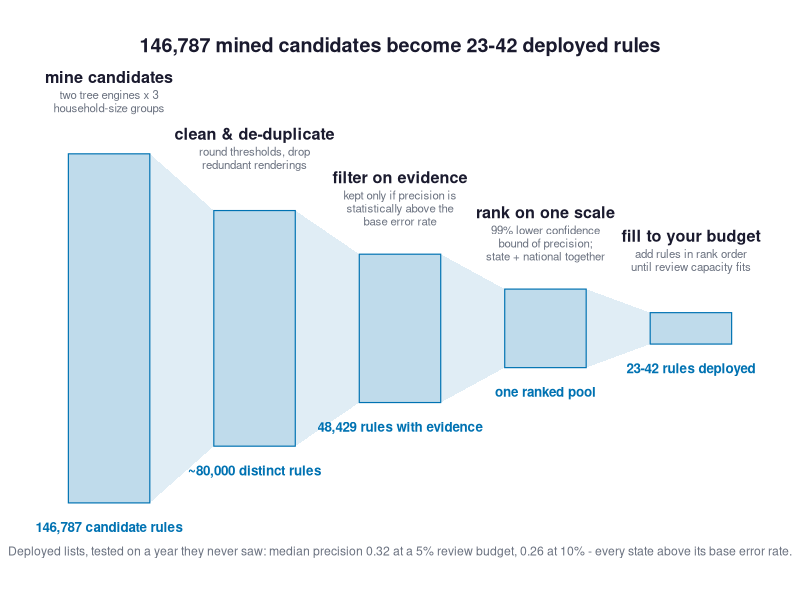
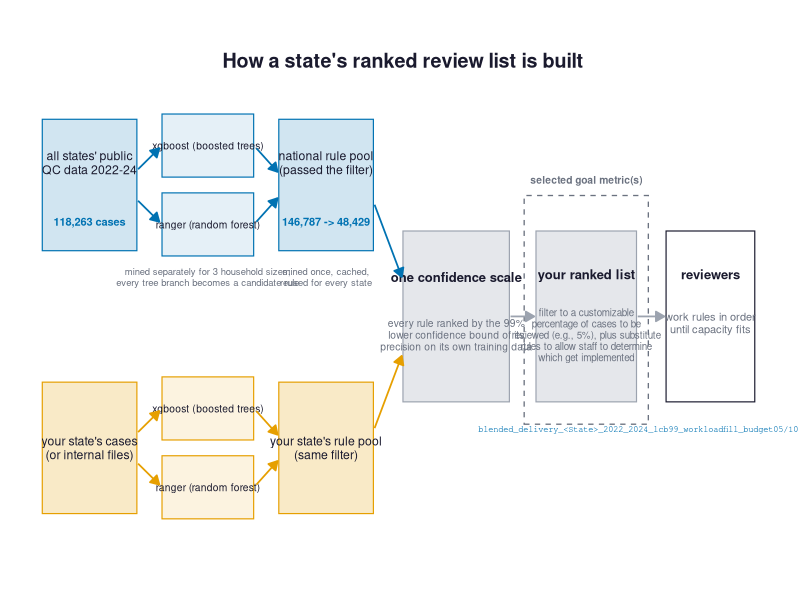
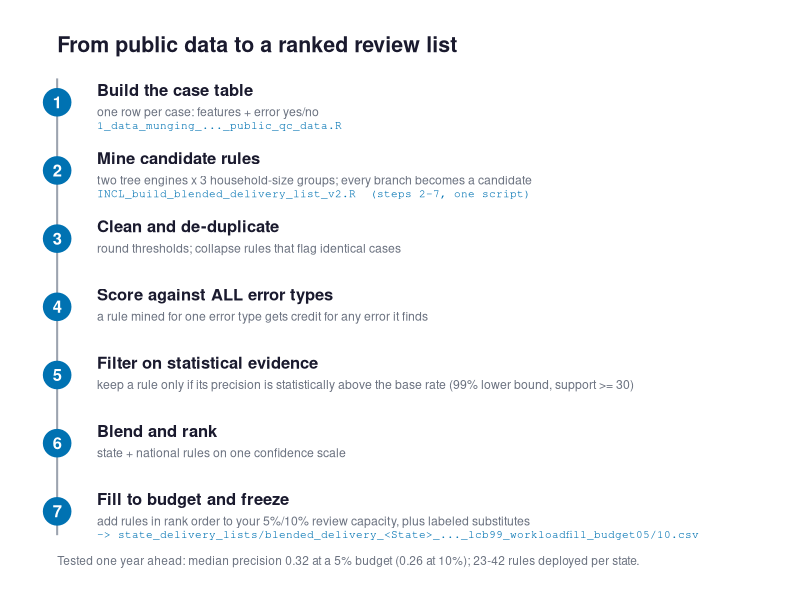

Generate these figures, in order, with R:
# Three candidate figures explaining the delivery-list pipeline, for the deck.
# Audience: state program analysts. All counts/precision figures are from the
# published any-error recipe (national 2022-24 pool; blended benchmark,
# findings 14-16).
#   A  funnel: mine everything, trust little (stage counts)
#   B  two streams: national + state pools merge on one confidence scale
#   C  recipe card: numbered steps, what you run and what you get
# Output: presentation_figures/pipeline_option_{A,B,C}.png

suppressMessages(library(ggplot2))
dir.create("presentation_figures", showWarnings = FALSE)

INK    <- "#1a1a2e"   # primary text
MUTED  <- "#6b7280"   # secondary text
BOX    <- "#e5e7eb"   # neutral structure fill
EDGE   <- "#9ca3af"
BLUE   <- "#0072B2"   # national / pipeline accent (Okabe-Ito)
ORANGE <- "#E69F00"   # the state's own data accent (Okabe-Ito)

arrowspec <- arrow(length = unit(7, "pt"), type = "closed")

## ── Option A: the funnel ──────────────────────────────────────────────────────
stages <- data.frame(
  x = 1:5,
  half = c(2.0, 1.35, 0.85, 0.45, 0.18),
  title = c("mine candidates", "clean & de-duplicate", "filter on evidence",
            "rank on one scale", "fill to your budget"),
  sub = c("two tree engines x 3\nhousehold-size groups",
          "round thresholds, drop\nredundant renderings",
          "kept only if precision is\nstatistically above the\nbase error rate",
          "99% lower confidence\nbound of precision;\nstate + national together",
          "add rules in rank order\nuntil review capacity fits"),
  n = c("146,787 candidate rules", "~80,000 distinct rules",
        "48,429 rules with evidence", "one ranked pool",
        "23-42 rules deployed")
)
polys <- do.call(rbind, lapply(1:4, function(i) data.frame(
  id = i,
  x = c(stages$x[i] + 0.28, stages$x[i + 1] - 0.28,
        stages$x[i + 1] - 0.28, stages$x[i] + 0.28),
  y = c(stages$half[i], stages$half[i + 1],
        -stages$half[i + 1], -stages$half[i])
)))
pA <- ggplot() +
  geom_polygon(data = polys, aes(x, y, group = id), fill = BLUE, alpha = 0.12) +
  geom_rect(data = stages,
            aes(xmin = x - 0.28, xmax = x + 0.28, ymin = -half, ymax = half),
            fill = BLUE, alpha = 0.25, colour = BLUE, linewidth = 0.4) +
  geom_text(data = stages, aes(x, half + 0.95, label = title),
            fontface = "bold", size = 4.1, colour = INK, vjust = 1) +
  geom_text(data = stages, aes(x, half + 0.73, label = sub),
            size = 2.9, colour = MUTED, vjust = 1, lineheight = 0.95) +
  geom_text(data = stages, aes(x, -half - 0.22, label = n),
            size = 3.4, colour = BLUE, fontface = "bold", vjust = 1) +
  annotate("text", x = 3, y = 3.25,
           label = "146,787 mined candidates become 23-42 deployed rules",
           size = 5, fontface = "bold", colour = INK) +
  annotate("text", x = 3, y = -2.55,
           label = "Deployed lists, tested on a year they never saw: median precision 0.32 at a 5% review budget, 0.26 at 10% - every state above its base error rate.",
           size = 3.1, colour = MUTED) +
  coord_cartesian(xlim = c(0.5, 5.5), ylim = c(-2.8, 3.45)) +
  theme_void()
ggsave("presentation_figures/pipeline_option_A.png", pA,
       width = 11, height = 5.4, dpi = 300, bg = "white")

## ── Option B: two streams merge ───────────────────────────────────────────────
box <- function(x, y, w, h, fill, colour = NA) {
  annotate("rect", xmin = x - w/2, xmax = x + w/2, ymin = y - h/2, ymax = y + h/2,
           fill = fill, colour = colour, linewidth = 0.4)
}
lbl <- function(x, y, text, size = 3.4, col = INK, face = "plain", lh = 0.95)
  annotate("text", x = x, y = y, label = text, size = size, colour = col,
           fontface = face, lineheight = lh)
seg <- function(x1, y1, x2, y2, col = EDGE)
  annotate("segment", x = x1, y = y1, xend = x2, yend = y2,
           colour = col, linewidth = 0.6, arrow = arrowspec)

chip <- function(x, y, w, h, fill, colour, text, tsize = 2.6) {
  list(box(x, y, w, h, fill = fill, colour = colour),
       lbl(x, y, text, tsize, INK, lh = 0.9))
}
pB <- ggplot() +
  # ── national lane ──
  box(1.0, 3.0, 1.6, 1.0, fill = scales::alpha(BLUE, 0.18), colour = BLUE) +
  lbl(1.0, 3.17, "all states' public
QC data 2022-24", 3.1, INK) +
  lbl(1.0, 2.72, "118,263 cases", 2.8, BLUE, "bold") +
  chip(3.0, 3.30, 1.55, 0.48, scales::alpha(BLUE, 0.10), BLUE,
       "xgboost (boosted trees)") +
  chip(3.0, 2.70, 1.55, 0.48, scales::alpha(BLUE, 0.10), BLUE,
       "ranger (random forest)") +
  lbl(3.0, 2.30, "mined separately for 3 household sizes;
every tree branch becomes a candidate rule", 2.4, MUTED) +
  seg(1.82, 3.12, 2.18, 3.28, BLUE) + seg(1.82, 2.88, 2.18, 2.72, BLUE) +
  seg(3.82, 3.28, 4.18, 3.10, BLUE) + seg(3.82, 2.72, 4.18, 2.90, BLUE) +
  box(5.0, 3.0, 1.6, 1.0, fill = scales::alpha(BLUE, 0.18), colour = BLUE) +
  lbl(5.0, 3.17, "national rule pool
(passed the filter)", 3.1, INK) +
  lbl(5.0, 2.72, "146,787 -> 48,429", 2.8, BLUE, "bold") +
  lbl(5.0, 2.30, "mined once, cached,
reused for every state", 2.4, MUTED) +
  # ── state lane ──
  box(1.0, 1.0, 1.6, 1.0, fill = scales::alpha(ORANGE, 0.22), colour = ORANGE) +
  lbl(1.0, 1.0, "your state's cases
(or internal files)", 3.1, INK) +
  chip(3.0, 1.30, 1.55, 0.48, scales::alpha(ORANGE, 0.12), ORANGE,
       "xgboost (boosted trees)") +
  chip(3.0, 0.70, 1.55, 0.48, scales::alpha(ORANGE, 0.12), ORANGE,
       "ranger (random forest)") +
  seg(1.82, 1.12, 2.18, 1.28, ORANGE) + seg(1.82, 0.88, 2.18, 0.72, ORANGE) +
  seg(3.82, 1.28, 4.18, 1.10, ORANGE) + seg(3.82, 0.72, 4.18, 0.90, ORANGE) +
  box(5.0, 1.0, 1.6, 1.0, fill = scales::alpha(ORANGE, 0.22), colour = ORANGE) +
  lbl(5.0, 1.0, "your state's rule pool
(same filter)", 3.1, INK) +
  # ── merge on one scale ──
  box(7.2, 2.0, 1.8, 1.3, fill = BOX, colour = EDGE) +
  lbl(7.2, 2.30, "one confidence scale", 3.3, INK, "bold") +
  lbl(7.2, 1.86, "every rule ranked by the 99%
lower confidence bound of its
precision on its own training data", 2.6, MUTED) +
  seg(5.82, 2.85, 6.28, 2.30, BLUE) +
  seg(5.82, 1.15, 6.28, 1.70, ORANGE) +
  # ── frozen list ──
  annotate("rect", xmin = 8.35, xmax = 10.45, ymin = 1.18, ymax = 2.92,
           fill = NA, colour = MUTED, linewidth = 0.45, linetype = "dashed") +
  lbl(9.4, 3.04, "selected goal metric(s)", 2.6, MUTED, "bold") +
  box(9.4, 2.0, 1.7, 1.3, fill = BOX, colour = EDGE) +
  lbl(9.4, 2.32, "your ranked list", 3.3, INK, "bold") +
  lbl(9.4, 1.86, "filter to a customizable
percentage of cases to be
reviewed (e.g., 5%), plus substitute
rules to allow staff to determine
which get implemented", 2.5, MUTED) +
  seg(8.12, 2.0, 8.52, 2.0) +
  # ── deployment ──
  box(11.5, 2.0, 1.5, 1.3, fill = "white", colour = INK) +
  lbl(11.5, 2.32, "reviewers", 3.3, INK, "bold") +
  lbl(11.5, 1.95, "work rules in order
until capacity fits", 2.8, MUTED) +
  seg(10.27, 2.0, 10.72, 2.0) +
  annotate("text", x = 10.45, y = 1.14, hjust = 0.5, label = "blended_delivery_<State>_2022_2024_lcb99_workloadfill_budget05/10.csv",
           size = 2.2, colour = BLUE, family = "mono") +
  lbl(6.3, 3.95, "How a state's ranked review list is built", 5, INK, "bold") +
  coord_cartesian(xlim = c(0.1, 12.4), ylim = c(0.05, 4.2)) +
  theme_void()
ggsave("presentation_figures/pipeline_option_B.png", pB,
       width = 13.2, height = 4.9, dpi = 300, bg = "white")

## ── Option C: the recipe card ─────────────────────────────────────────────────
steps <- data.frame(
  y = 7:1,
  n = 1:7,
  title = c("Build the case table",
            "Mine candidate rules",
            "Clean and de-duplicate",
            "Score against ALL error types",
            "Filter on statistical evidence",
            "Blend and rank",
            "Fill to budget and freeze"),
  what = c("one row per case: features + error yes/no",
           "two tree engines x 3 household-size groups; every branch becomes a candidate",
           "round thresholds; collapse rules that flag identical cases",
           "a rule mined for one error type gets credit for any error it finds",
           "keep a rule only if its precision is statistically above the base rate (99% lower bound, support >= 30)",
           "state + national rules on one confidence scale",
           "add rules in rank order to your 5%/10% review capacity, plus labeled substitutes"),
  runs = c("1_data_munging_..._public_qc_data.R",
           "INCL_build_blended_delivery_list_v2.R  (steps 2-7, one script)",
           "", "", "", "",
           "-> state_delivery_lists/blended_delivery_<State>_..._lcb99_workloadfill_budget05/10.csv")
)
pC <- ggplot(steps) +
  annotate("segment", x = 0.32, xend = 0.32, y = 0.65, yend = 7.35,
           colour = EDGE, linewidth = 0.7) +
  geom_point(aes(x = 0.32, y = y), size = 9, colour = BLUE) +
  geom_text(aes(x = 0.32, y = y, label = n), colour = "white",
            size = 4.2, fontface = "bold") +
  geom_text(aes(x = 0.55, y = y + 0.18, label = title), hjust = 0,
            size = 4.2, fontface = "bold", colour = INK) +
  geom_text(aes(x = 0.55, y = y - 0.14, label = what), hjust = 0,
            size = 3.1, colour = MUTED) +
  geom_text(aes(x = 0.55, y = y - 0.34, label = runs), hjust = 0,
            size = 2.8, colour = BLUE, family = "mono") +
  annotate("text", x = 0.32, y = 7.85, hjust = 0,
           label = "From public data to a ranked review list",
           size = 5.4, fontface = "bold", colour = INK) +
  annotate("text", x = 0.32, y = 0.28, hjust = 0,
           label = "Tested one year ahead: median precision 0.32 at a 5% budget (0.26 at 10%); 23-42 rules deployed per state.",
           size = 3.0, colour = MUTED) +
  coord_cartesian(xlim = c(0.2, 4.4), ylim = c(0.1, 8.1)) +
  theme_void()
ggsave("presentation_figures/pipeline_option_C.png", pC,
       width = 9, height = 7, dpi = 300, bg = "white")

cat("wrote pipeline_option_A/B/C.png\n")
